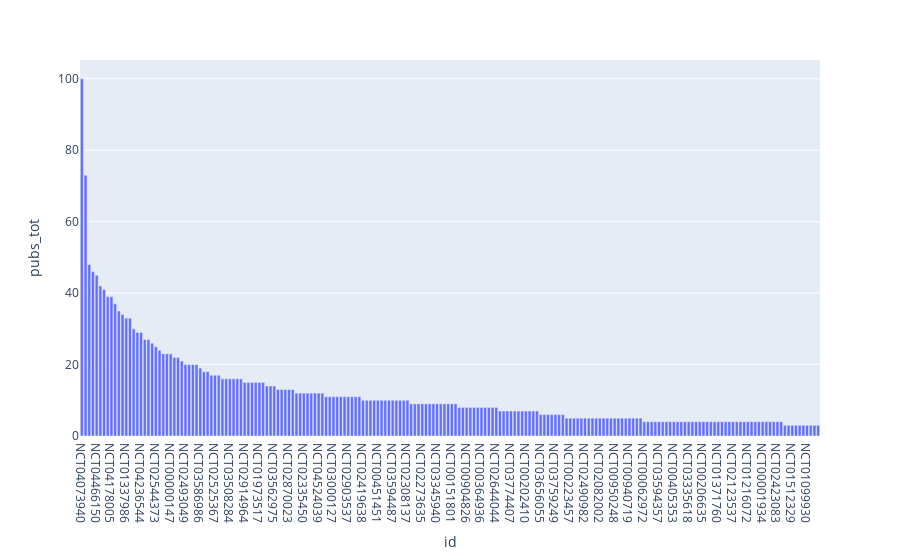

Here is the notebook cell this chart was saved with:
### Markdown cell above
A simple data visualization

### Code cell
px.bar(df[:200], x="id", y="pubs_tot", 
      hover_name="title", hover_data=["active_years"])

### Figure 1 — Plotly figure (JSON) as saved in the notebook; plotly's stock layout.template omitted (floating-point values rounded to 4 significant figures; data arrays with more than 128 entries replaced by an {"elided": "..."} marker saying what was removed)
{"data": [{"alignmentgroup": "True", "customdata": {"elided": "200 rows, 803 int values in total"}, "hovertemplate": "<b>%{hovertext}</b><br><br>id=%{x}<br>pubs_tot=%{y}<br>active_years=%{customdata[0]}<extra></extra>", "hovertext": {"elided": "200 str values"}, "legendgroup": "", "marker": {"color": "#636efa"}, "name": "", "offsetgroup": "", "orientation": "v", "showlegend": false, "textposition": "auto", "type": "bar", "x": {"elided": "200 str values"}, "xaxis": "x", "y": {"elided": "200 int values"}, "yaxis": "y"}], "layout": {"autosize": true, "barmode": "relative", "legend": {"tracegroupgap": 0}, "margin": {"t": 60}, "xaxis": {"anchor": "y", "autorange": true, "domain": [0, 1], "range": [-0.5, 199.5], "title": {"text": "id"}, "type": "category"}, "yaxis": {"anchor": "x", "autorange": true, "domain": [0, 1], "range": [0, 105.3], "title": {"text": "pubs_tot"}, "type": "linear"}}}
